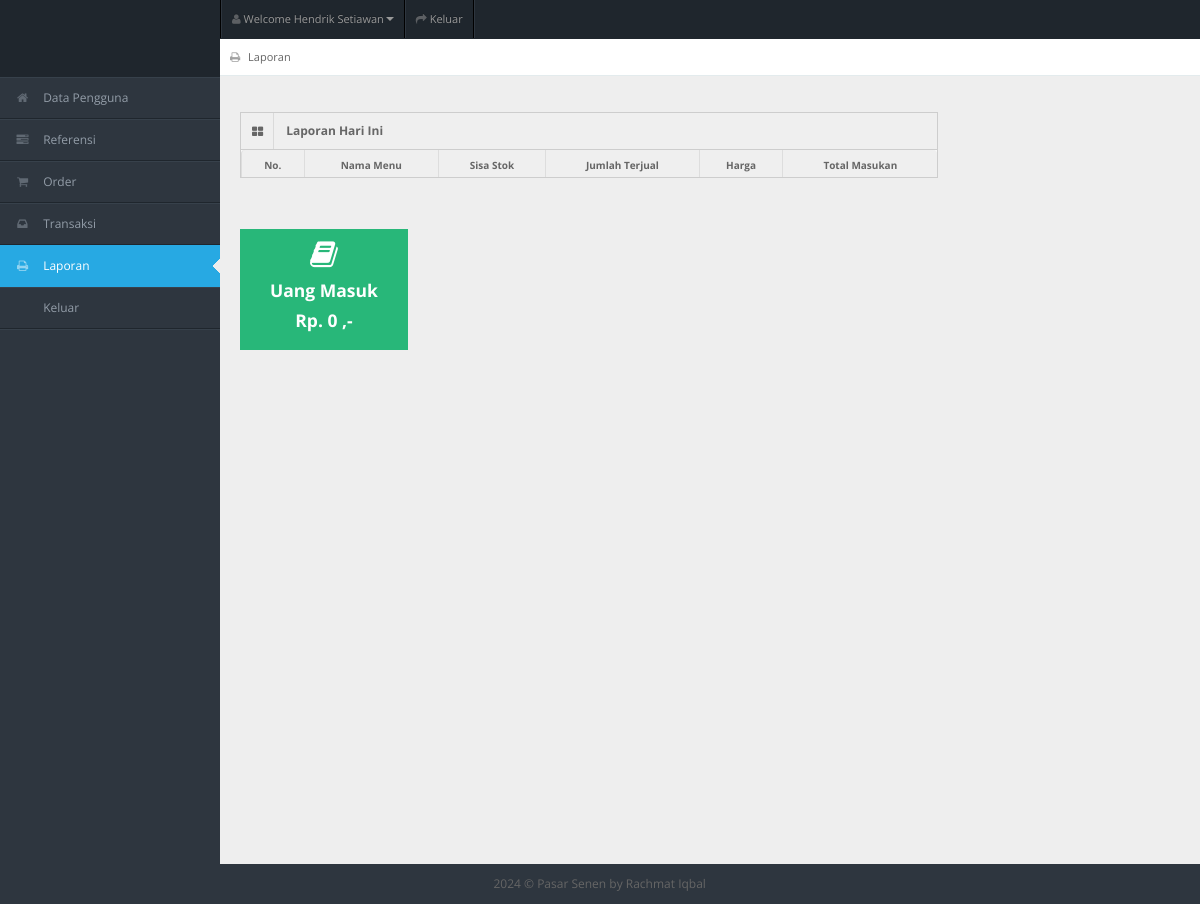
The page /generate_laporan.php (signed in) on the database its author committed.
### tables this page shows
CREATE TABLE `tb_user` (
  `id_user` int(11) NOT NULL,
  `username` varchar(150) NOT NULL,
  `password` varchar(150) NOT NULL,
  `nama_user` varchar(150) NOT NULL,
  `id_level` int(11) NOT NULL,
  `status` varchar(150) NOT NULL,
  `no_hp` varchar(15) NOT NULL
);

### generate_laporan.php (the view, shortened to what this page needs)
<!DOCTYPE html>
<?php
include "connection/koneksi.php";
$id = $_SESSION['id_user'];
if(isset ($_SESSION['username'])){
  $query = "select * from tb_user natural join tb_level where id_user = $id";
  mysqli_query($conn, $query);
  $sql = mysqli_query($conn, $query);
  while($r = mysqli_fetch_array($sql)){
    $uang = 0;
?>
<html lang="en">
<head>
<link rel="stylesheet" href="template/dashboard/css/bootstrap.min.css" />
<link rel="stylesheet" href="template/dashboard/css/bootstrap-responsive.min.css" />
<link rel="stylesheet" href="template/dashboard/css/fullcalendar.css" />
<link rel="stylesheet" href="template/dashboard/css/matrix-style.css" />
<link rel="stylesheet" href="template/dashboard/css/matrix-media.css" />
<link href="template/dashboard/font-awesome/css/font-awesome.css" rel="stylesheet" />
<link rel="stylesheet" href="template/dashboard/css/jquery.gritter.css" />
</head>
<body>
<div id="header">
  <h1><a href="entri_transaksi.php">Entri Transaksi</a></h1>
</div>
<div id="user-nav" class="navbar navbar-inverse">
  <ul class="nav">
    <li  class="dropdown" id="profile-messages" ><a title="" href="#" data-toggle="dropdown" data-target="#profile-messages" class="dropdown-toggle"><i class="icon icon-user"></i>  <span class="text">Welcome <?php echo $r['nama_user'];?></span><b class="caret"></b></a>
    </li>
    <li class=""><a title="" href="logout.php"><i class="icon icon-share-alt"></i> <span class="text">Keluar</span></a></li>
  </ul>
</div>
<div id="sidebar"><a href="generate_laporan.php" class="visible-phone"><i class="icon icon-print"></i> <span>Laporan</span></a>
  <ul>
    <?php
    if($r['id_level'] == 1){
  ?>
    <li> <a href="beranda.php"><i class="icon icon-home"></i> <span>Data Pengguna</span></a> </li>
    <li> <a href="entri_referensi.php"><i class="icon icon-tasks"></i> <span>Referensi</span></a> </li>
    <li> <a href="entri_order.php"><i class="icon icon-shopping-cart"></i> <span>Order</span></a> </li>
    <li> <a href="entri_transaksi.php"><i class="icon icon-inbox"></i> <span>Transaksi</span></a> </li>
    <li class="active"> <a href="generate_laporan.php"><i class="icon icon-print"></i> <span>Laporan</span></a> </li>
    <li> <a href="logout.php"><i class="icon icon-sign-out"></i> <span>Keluar</span></a> </li>
  <?php
    } else if($r['id_level'] == 2){
  ?>
    <li class="active"><a href="beranda.php"><i class="icon icon-home"></i> <span>Beranda</span></a> </li>
    <li> <a href="entri_order.php"><i class="icon icon-shopping-cart"></i> <span>Order</span></a> </li>
    <li> <a href="logout.php"><i class="icon icon-sign-out"></i> <span>Keluar</span></a> </li>
  <?php
    } else if($r['id_level'] == 3){
  ?>
    <li> <a href="beranda.php"><i class="icon icon-home"></i> <span>Beranda</span></a> </li>
    <li> <a href="entri_referensi.php"><i class="icon icon-tasks"></i> <span>Referensi</span></a> </li>
    <li> <a href="entri_transaksi.php"><i class="icon icon-inbox"></i> <span>Transaksi</span></a> </li>
    <li class="active"> <a href="generate_laporan.php"><i class="icon icon-print"></i> <span>Laporan</span></a> </li>
    <li> <a href="logout.php"><i class="icon icon-sign-out"></i> <span>Keluar</span></a> </li>
  <?php
    } else if($r['id_level'] == 4){
  ?>
    <li> <a href="beranda.php"><i class="icon icon-home"></i> <span>Beranda</span></a> </li>
    <li> <a href="entri_order.php"><i class="icon icon-shopping-cart"></i> <span>Order</span></a> </li>
    <li> <a href="logout.php"><i class="icon icon-sign-out"></i> <span>Keluar</span></a> </li>
  <?php
    }
  ?>
  </ul>
</div>
<div id="content">
  <div id="content-header">
    <div id="breadcrumb"> <a href="generate_laporan.php" title="Go to here" class="tip-bottom"><i class="icon icon-print"></i> Laporan</a></div>
  </div>
  <div class="container-fluid">
    <?php
      if($r['id_level'] == 1 || $r['id_level'] == 2 || $r['id_level'] == 3 || $r['id_level'] == 4){
    ?>
    <div class="row-fluid">
      <div class="span9">
        <div class="widget-box">
          <div class="widget-title bg_lg"><span class="icon"><i class="icon-th-large"></i></span>
            <h5>Laporan Hari Ini</h5>
          </div>
          <div class="widget-content nopadding" >
            <table class="table table-bordered table-invoice-full">
              <thead>
                <tr>
                  <th class="head0">No.</th>
                  <th class="head0">Nama Menu</th>
                  <th class="head1">Sisa Stok</th>
                  <th class="head0">Jumlah Terjual</th>
                  <th class="head0 right">Harga</th>
                  <th class="head0 right">Total Masukan</th>
                </tr>
              </thead>
            </table>
          </div>
        </div>
      </div>
    </div>
    <?php
      }
    ?>
  </div>
  <div class="container-fluid">
    <div class="row-fluid">
      <ul class="quick-actions">
        <li class="bg_lg"> <a href="#"><i class="icon-book"></i> <h4>Uang Masuk</h4><h4>Rp. <?php echo $uang;?> ,-</h4> </a> </li>
      </ul>
    </div>
  </div>
</div>
<div class="row-fluid">
  <div id="footer" class="span12"> <?php echo date('Y'); ?> &copy; Pasar Senen <a href="#">by Rachmat Iqbal</a> </div>
</div>
</body>
</html>
<?php
  }
} else {
  header('location: logout.php');
}
?>

### template/dashboard/css/matrix-style.css (style rules this page uses)
* { outline: none !important; -moz-outline: none !important; }
html, body { height: 100% }
body { overflow-x: hidden; margin-top: -10px; font-family: 'Open Sans', sans-serif; font-size: 12px; color: #666; }
a { color: #666; }
select, textarea, input[type="text"], input[type="password"], input[type="datetime"], input[type="datetime-local"], input[type="date"], input[type="month"], input[type="time"], input[type="week"], input[type="number"], input[type="email"], input[type="url"], input[type="search"], input[type="tel"], input[type="color"], .uneditable-input, .label, .dropdown-menu, .btn, .well, .progress, .table-bordered, .btn-group>.btn:first-child, .btn-group>.btn:last-child, .btn-group>.btn:last-child, .btn-group>.dropdown-toggle, .alert { border-radius: 0px; }
#footer { padding: 10px; text-align: center; }
.bg_lg { background: #28b779; }
#header { height: 77px; position: relative; width: 100%; z-index: -9; }
#header h1 { height: 31px; left: 20px; line-height: 600px; overflow: hidden; position: relative; top: 26px; width: 191px; }
#header h1 a { display: block; }
#user-nav { position: absolute; left: 220px; top: 0px; z-index: 20; margin: 0; }
#user-nav>ul { margin: 0; padding: 0; list-style: none; border-right: 1px solid #2e363f; border-left: 1px solid #000; }
#user-nav>ul>li { float: left; list-style-type: none; margin: 0; position: relative; padding: 0; border-left: 1px solid #2e363f; border-right: 1px solid #000; }
#user-nav>ul>li>a { padding: 9px 10px; display: block; font-size: 11px; }
#user-nav>ul>li>a>i, #sidebar li a i { opacity: .5; margin-top: 2px; }
#sidebar { display: block; float: left; position: relative; width: 220px; z-index: 16; }
#sidebar>ul { list-style: none; margin: 0px 0 0; padding: 0; position: absolute; width: 220px; }
#sidebar>ul>li { display: block; position: relative; }
#sidebar>ul>li>a { padding: 10px 0 10px 15px; display: block; color: #939da8; }
#sidebar>ul>li>a>i { margin-right: 10px; }
#sidebar>ul>li.active>a { background: url("../img/menu-active.png") no-repeat scroll right center transparent !important; text-decoration: none; }
#content { background: none repeat scroll 0 0 #eeeeee; margin-left: 220px; margin-right: 0; padding-bottom: 25px; position: relative; min-height: 100%; width: auto; }
#content-header { position: abslute; width: 100%; margin-top: -38px; z-index: 20; }
.container-fluid .row-fluid:first-child { margin-top: 20px; }
#breadcrumb { background-color: #fff; border-bottom: 1px solid #e3ebed; }
#breadcrumb a { padding: 8px 20px 8px 10px; display: inline-block; background-image: url('../img/breadcrumb.png'); background-position: center right; background-repeat: no-repeat; font-size: 11px; color: #666666; }
#breadcrumb a:last-child { background-image: none; }
#breadcrumb a i { margin-right: 5px; opacity: .6; }
.stat-boxes, .quick-actions, .quick-actions-horizontal, .stats-plain { display: block; list-style: none outside none; margin: 15px 0; text-align: center; }
.stat-boxes li, .quick-actions li, .quick-actions-horizontal li { float: left; line-height: 18px; margin: 0 10px 10px 0px; padding: 0 10px; }
.quick-actions li { min-width: 14%; min-height: 70px; }
.quick-actions li, .quick-actions-horizontal li { padding: 0; }
.quick-actions li a { padding: 10px 30px; }
.quick-actions li a, .quick-actions-horizontal li a { display: block; color: #fff; font-size: 14px; font-weight: lighter; }
.quick-actions li a i[class^="icon-"], .quick-actions li a i[class*=" icon-"] { font-size: 30px; display: block; margin: 0 auto 5px; }
.widget-box { background: none repeat scroll 0 0 #F9F9F9; border-left: 1px solid #CDCDCD; border-top: 1px solid #CDCDCD; border-right: 1px solid #CDCDCD; clear: both; margin-top: 16px; margin-bottom: 16px; position: relative; }
.widget-title, .modal-header, .table th, div.dataTables_wrapper .ui-widget-header { background: #efefef; border-bottom: 1px solid #CDCDCD; height: 36px; }
.widget-title span.icon { padding: 9px 10px 7px 11px; float: left; border-right: 1px solid #dadada; }
.widget-title h5 { color: #666; float: left; font-size: 12px; font-weight: bold; padding: 12px; line-height: 12px; margin: 0; }
.widget-content { padding: 15px; border-bottom: 1px solid #cdcdcd; }
.table th { height: auto; font-size: 10px; padding: 5px 10px 2px; border-bottom: 0; text-align: center; color: #666666; }
.nopadding { padding: 0 !important; }
.nopadding .table { margin-bottom: 0; }
.nopadding .table-bordered { border: 0; }

### rows shown on the page
tb_user: nama_user "Hendrik Setiawan", shows "Laporan Hari Ini", uang "0"
